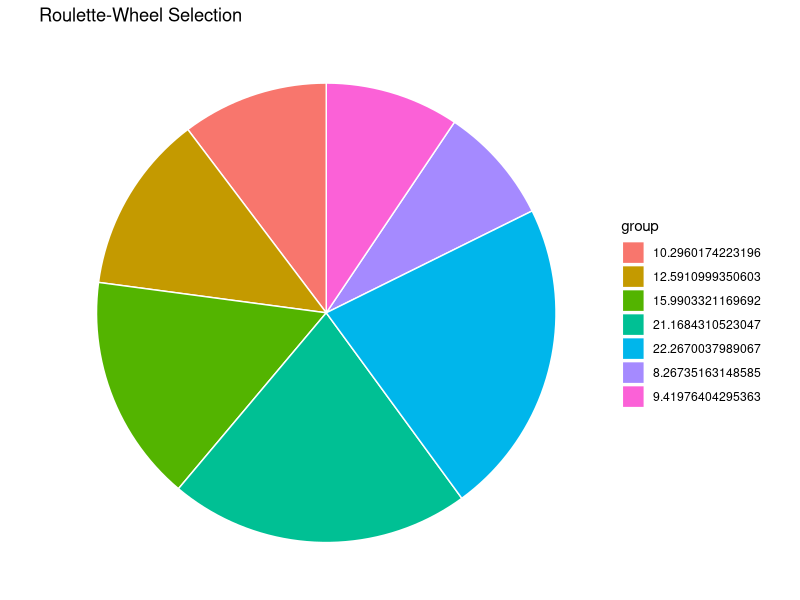

Reproduce this figure in R. (Note: this script raises an error after producing the figure.)
# Author        :   Muhammad Reza Fahlevi
# Affiliation   :   Departemen Ilmu Komputer,
#                   Fakultas Ilmu Komputer - Teknologi Informasi,
#                   Universitas Sumatera Utara, Indonesia
# References    :   García-Martínez C., Rodriguez F.J., Lozano M. (2018) Genetic Algorithms. In: Martí R., Pardalos P., Resende M. (eds) Handbook of Heuristics. Springer, Cham. https://doi.org/10.1007/978-3-319-07124-4_28


library(ggplot2) # import library for data visualization

phi <- function(x, y) exp(-0.5 * (x ** 2) + (y ** 2))

# some value of phi(x,y) for 0 <= x = y <= 0.5
phi(seq(0, 0.5, 0.05), seq(0, 0.5, 0.05))

xgen <- runif(7, min = -1, max = 1)
ygen <- runif(7, min = -1, max = 1)
popdf <- data.frame("xgenotype" = xgen, "ygenotype" = ygen, "fitness" = phi(xgen, ygen))
popdf

dd <- transform(popdf, fitness = factor(popdf$fitness))
popdfsorted <- dd[ do.call(order, dd["fitness"]), ]
popdfsorted

SIGMA <- sum(popdf$fitness)
popdfsorted["pvalue"] <- phi(popdfsorted$xgenotype, popdfsorted$ygenotype) / SIGMA
popdfsorted

# Create Data
data <- data.frame(
    group=paste(popdfsorted$pvalue * 100),
    value= popdfsorted$pvalue
)

# Basic piechart
ggplot(data, aes(x="", y=value, fill=group)) +
    geom_bar(stat="identity", width=1, color="white") +
    coord_polar("y", start=0) +
    theme_void() + ggtitle("Roulette-Wheel Selection")

# Create roulette-wheel function
roulette <- function(popdframe) {
    rouletteWheel <- runif(1, min = min(popdframe$pvalue), 
                           max = max(popdframe$pvalue))
    if (rouletteWheel > 0 && rouletteWheel <= popdframe$pvalue[1]) {
        parent <- c(popdframe$xgenotype[1], popdframe$ygenotype[1])
    } else if (rouletteWheel > popdframe$pvalue[1] && rouletteWheel <= popdframe$pvalue[2]) {
        parent <- c(popdframe$xgenotype[2], popdframe$ygenotype[2])
    } else if (rouletteWheel > popdframe$pvalue[2] && rouletteWheel <= popdframe$pvalue[3]) {
        parent <- c(popdframe$xgenotype[3], popdframe$ygenotype[3])
    } else if (rouletteWheel > popdframe$pvalue[3] && rouletteWheel <= popdframe$pvalue[4]) {
        parent <- c(popdframe$xgenotype[4], popdframe$ygenotype[4])
    } else if (rouletteWheel > popdframe$pvalue[4] && rouletteWheel <= popdframe$pvalue[5]) {
        parent <- c(popdframe$xgenotype[5], popdframe$ygenotype[5])
    } else if (rouletteWheel > popdframe$pvalue[5] && rouletteWheel <= popdframe$pvalue[6]) {
        parent <- c(popdframe$xgenotype[6], popdframe$ygenotype[6])
    } else if (rouletteWheel > popdframe$pvalue[6] && rouletteWheel <= popdframe$pvalue[7]) {
        parent <- c(popdframe$xgenotype[7], popdframe$ygenotype[7])
    }
    # print(rouletteWheel)
    return(parent)
}

# Select two chromosome
selection <- function(popdataframe) {
    stparents <- roulette(popdataframe)
    ndparents <- roulette(popdataframe)
    chromosomes <- matrix(c(stparents, ndparents),
                          nrow = 2, ncol = 2, byrow = TRUE)
    return(chromosomes)
}

# Crossover: PBX-\alpha method
pbxalpha <- function(selMat, constAlpha, stDomain, ndDomain) {
    stI <- abs(selMat[1, 1] - selMat[2, 1])
    ndI <- abs(selMat[1, 2] - selMat[2, 2])
    p11 <- max(stDomain[1], min(selMat[1, 1], selMat[2, 1]) - (constAlpha * stI))
    p12 <- min(stDomain[2], max(selMat[1, 1], selMat[2, 1]) + (constAlpha * stI))
    p21 <- max(ndDomain[1], min(selMat[1, 2], selMat[2, 2]) - (constAlpha * ndI))
    p22 <- min(ndDomain[2], max(selMat[1, 2], selMat[2, 2]) + (constAlpha * ndI))
    crossover <- matrix(c(p11, p12, p21, p22), nrow = 2, ncol = 2, byrow = TRUE)
    return(crossover)
}
offspring <- pbxalpha(selectedMatrix, runif(1, min = 0.01, max = 0.99), 
                      stDomain = c(0.01, 0.99), ndDomain = c(0.01, 0.99))
offspring

# Mutation function
computedGamma <- function(tCurrent, tMax, constBeta) (1 - (tCurrent / tMax)) ** constBeta
computedDelta <- function(theDomain, theVar, constGamma) {
    deltaVect <- c()
    for (i in seq(1, 2)) {
        drawProbability <- runif(1)
        stOutcome <- (theDomain[1] - theVar[i]) * (1 - runif(1)) ** constGamma
        ndOutcome <- (theDomain[2] - theVar[i]) * (1 - runif(1)) ** constGamma
        ifelse(drawProbability == (1 / 2),
               deltaVect <- append(deltaVect, stOutcome),
               deltaVect <- append(deltaVect, ndOutcome))
    }
    return(deltaVect)
}
mutation <- function(varDelta, varX) varDelta + varX

# is mutation occur? function
ismutate <- function(toOffspring, mutationProbability, maxgeneration) {
    mutationChance <- runif(1)
    if (mutationChance < MUTATIONRATE) {
        compGamma <- computedGamma(tCurrent = 1, tMax = maxgeneration, constBeta = 3)
        stCompDelta <- computedDelta(theDomain = c(0.01, 0.99), 
                                     theVar = offspring[1,], constGamma = compGamma)
        ndCompDelta <- computedDelta(theDomain = c(0.01, 0.99), 
                                     theVar = offspring[2,], constGamma = compGamma)
        stCompMutation <- mutation(stCompDelta, offspring[1,])
        ndCompMutation <- mutation(ndCompDelta, offspring[2,])
        compMutation <- matrix(c(stCompMutation, ndCompMutation),
                               nrow = 2, ncol = 2, byrow = TRUE)
        return(compMutation)
    } else {
        return(offspring)
    }
}


# Define the constant
NP <- 7
MAXGENERATION <- 50
MUTATIONRATE <- 0.3
STDOMAIN <- c(-0.99, 0.99)
NDDOMAIN <- c(-0.99, 0.99) 

# Repeat the process until stop criterea is found
generations[[1]] <- popdf
for (numberGeneration in seq(1, MAXGENERATION)) {
    xgenvect <- c()
    ygenvect <- c()
    while (length(xgenvect) < NP) {
        # Config the population
        workingPopulation <- generations[[numberGeneration]]
        dd <- transform(workingPopulation, 
                        fitness = factor(workingPopulation$fitness))
        workingPopulationSorted <- dd[ do.call(order, dd["fitness"]), ]
        
        SIGMA <- sum(workingPopulation$fitness)
        workingPopulationSorted["pvalue"] <- phi(workingPopulationSorted$xgenotype, workingPopulationSorted$ygenotype) / SIGMA
        
        # Selection
        selectIndividu <- selection(workingPopulationSorted)
        
        # Crossover
        getOffspring <- pbxalpha(selectIndividu,
                                 constAlpha = runif(1, min = 0.01, max = 0.99),
                                 stDomain = STDOMAIN, ndDomain = NDDOMAIN)
        # Mutation
        getOff <- ismutate(toOffspring = getOffspring,
                           mutationProbability = MUTATIONRATE,
                           maxgeneration = MAXGENERATION)
        
        # calculation the fitness by using the objective function
        stCalc <- phi(getOff[1, 1], getOff[1, 2])
        ndCalc <- phi(getOff[2, 1], getOff[2, 2])
        if (stCalc > ndCalc) {
            xgenvect <- append(xgenvect, getOff[1, 1])
            ygenvect <- append(ygenvect, getOff[1, 2])
        } else {
            xgenvect <- append(xgenvect, getOff[2, 1])
            ygenvect <- append(ygenvect, getOff[2, 2])
        }
    }
    getNewPopulation <- data.frame("xgenotype" = xgenvect,
                                   "ygenotype" = ygenvect,
                                   "fitness" = phi(xgenvect, ygenvect))
    generations[[numberGeneration + 1]] <- getNewPopulation
}

# print the last 10 generation
for (n in seq(MAXGENERATION - 10, MAXGENERATION)) {
    print(n)
    print(generations[[n]])
}
